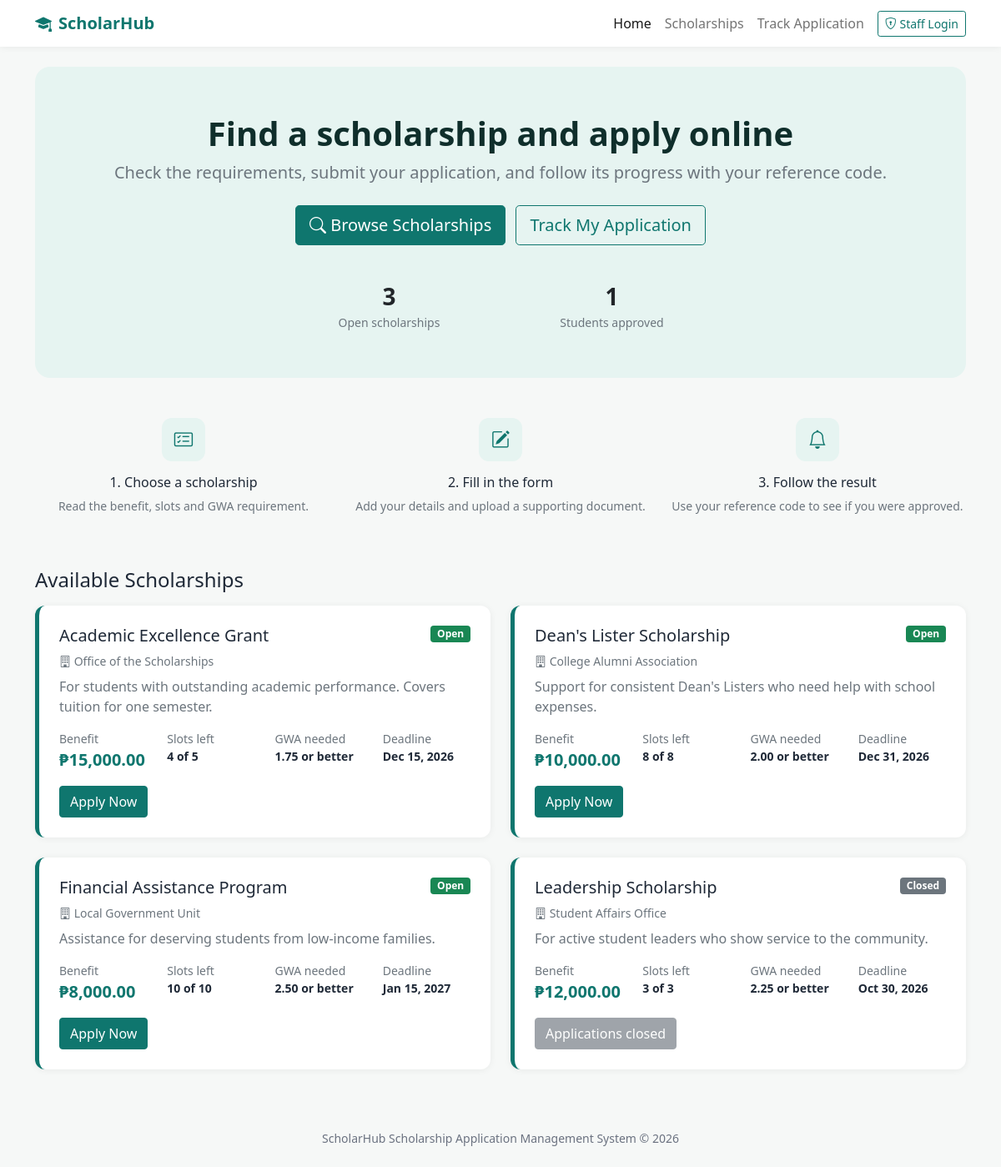
The page / on the database its author committed.
### tables this page shows
CREATE TABLE scholarships (
  scholarship_id INT AUTO_INCREMENT PRIMARY KEY,
  scholarship_name VARCHAR(120) NOT NULL,
  sponsor VARCHAR(120) NOT NULL,
  description TEXT NULL,
  benefit_amount DECIMAL(10,2) NOT NULL DEFAULT 0.00,
  slots INT NOT NULL DEFAULT 1,
  max_gwa DECIMAL(3,2) NOT NULL DEFAULT 3.00,
  deadline DATE NOT NULL,
  status ENUM('Open','Closed') NOT NULL DEFAULT 'Open'
);

### index.php (the view, shortened to what this page needs)
<?php
require_once 'includes/functions.php';
$sql = "SELECT s.*, (SELECT COUNT(*) FROM applications a WHERE a.scholarship_id = s.scholarship_id AND a.status = 'Approved') AS approved
        FROM scholarships s ORDER BY s.status, s.deadline";
$scholarships = $conn->query($sql);
$openCount = $conn->query("SELECT COUNT(*) AS total FROM scholarships WHERE status = 'Open' AND deadline >= CURDATE()")->fetch_assoc()['total'];
$grantedCount = $conn->query("SELECT COUNT(*) AS total FROM applications WHERE status = 'Approved'")->fetch_assoc()['total'];
include 'includes/header.php';
?>
<div class="hero text-center mb-5">
  <h1 class="fw-bold">Find a scholarship and apply online</h1>
  <p class="lead text-muted mb-4">Check the requirements, submit your application, and follow its progress with your reference code.</p>
  <a href="#scholarships" class="btn btn-brand btn-lg me-2"><i class="bi bi-search"></i> Browse Scholarships</a>
  <a href="track.php" class="btn btn-outline-brand btn-lg">Track My Application</a>
  <div class="row justify-content-center mt-4 g-3">
    <div class="col-6 col-md-3"><div class="fs-3 fw-bold text-dark"><?= $openCount ?></div><div class="small text-muted">Open scholarships</div></div>
    <div class="col-6 col-md-3"><div class="fs-3 fw-bold text-dark"><?= $grantedCount ?></div><div class="small text-muted">Students approved</div></div>
  </div>
</div>
<div class="row g-4 mb-5 text-center">
  <div class="col-md-4">
    <div class="icon-box mx-auto mb-3"><i class="bi bi-card-checklist"></i></div>
    <h6>1. Choose a scholarship</h6>
    <p class="text-muted small">Read the benefit, slots and GWA requirement.</p>
  </div>
  <div class="col-md-4">
    <div class="icon-box mx-auto mb-3"><i class="bi bi-pencil-square"></i></div>
    <h6>2. Fill in the form</h6>
    <p class="text-muted small">Add your details and upload a supporting document.</p>
  </div>
  <div class="col-md-4">
    <div class="icon-box mx-auto mb-3"><i class="bi bi-bell"></i></div>
    <h6>3. Follow the result</h6>
    <p class="text-muted small">Use your reference code to see if you were approved.</p>
  </div>
</div>
<h4 class="mb-3" id="scholarships">Available Scholarships</h4>
<div class="row g-4">
  <?php while ($s = $scholarships->fetch_assoc()): ?>
    <?php $open = isOpenForApplying($s); $left = max(0, $s['slots'] - $s['approved']); ?>
    <div class="col-lg-6">
      <div class="card scholar-card p-4 h-100">
        <div class="d-flex justify-content-between align-items-start mb-2">
          <h5 class="mb-0"><?= clean($s['scholarship_name']) ?></h5>
          <?= statusBadge($open ? 'Open' : 'Closed') ?>
        </div>
        <div class="text-muted small mb-2"><i class="bi bi-building"></i> <?= clean($s['sponsor']) ?></div>
        <p class="text-muted"><?= clean($s['description']) ?></p>
        <div class="row small mb-3">
          <div class="col-6 col-md-3"><div class="text-muted">Benefit</div><div class="amount"><?= peso($s['benefit_amount']) ?></div></div>
          <div class="col-6 col-md-3"><div class="text-muted">Slots left</div><strong><?= $left ?> of <?= $s['slots'] ?></strong></div>
          <div class="col-6 col-md-3"><div class="text-muted">GWA needed</div><strong><?= number_format($s['max_gwa'], 2) ?> or better</strong></div>
          <div class="col-6 col-md-3"><div class="text-muted">Deadline</div><strong><?= formatDate($s['deadline']) ?></strong></div>
        </div>
        <div class="mt-auto">
          <?php if ($open && $left > 0): ?>
            <a href="apply.php?id=<?= $s['scholarship_id'] ?>" class="btn btn-brand">Apply Now</a>
          <?php elseif ($open): ?>
            <button class="btn btn-secondary" disabled>No slots left</button>
          <?php else: ?>
            <button class="btn btn-secondary" disabled>Applications closed</button>
          <?php endif; ?>
        </div>
      </div>
    </div>
  <?php endwhile; ?>
</div>
<?php include 'includes/footer.php'; ?>

### includes/functions.php (shortened to what this page needs)
<?php
function clean($text) {
    return htmlspecialchars((string) $text, ENT_QUOTES, 'UTF-8');
}
function formatDate($date) {
    return date('M j, Y', strtotime($date));
}
function peso($amount) {
    return '&#8369;' . number_format($amount, 2);
}
function statusBadge($status) {
    $colors = array(
        'Pending' => 'secondary',
        'Under Review' => 'info text-dark',
        'Approved' => 'success',
        'Rejected' => 'danger',
        'Open' => 'success',
        'Closed' => 'secondary'
    );
    $color = isset($colors[$status]) ? $colors[$status] : 'secondary';
    return '<span class="badge bg-' . $color . '">' . clean($status) . '</span>';
}
function isOpenForApplying($s) {
    return $s['status'] == 'Open' && $s['deadline'] >= date('Y-m-d');
}

### assets/css/style.css (style rules this page uses)
:root { --brand: #0f766e; --brand-dark: #0b5d57; --brand-soft: #e6f4f1; --ink: #0f2e2b; }
body { background: #f6f8f7; color: #1f2937; }
.btn-brand { background: var(--brand); border-color: var(--brand); color: #fff; }
.btn-outline-brand { color: var(--brand); border-color: var(--brand); }
.card { border: 0; border-radius: 12px; box-shadow: 0 1px 8px rgba(0,0,0,.06); }
.hero { background: var(--brand-soft); border-radius: 18px; padding: 3.5rem 2rem; }
.hero h1 { color: var(--ink); }
.icon-box { width: 52px; height: 52px; border-radius: 12px; background: var(--brand-soft); color: var(--brand); font-size: 1.4rem; display: flex; align-items: center; justify-content: center; }
.scholar-card { border-left: 5px solid var(--brand); }
.amount { color: var(--brand); font-weight: 700; font-size: 1.25rem; }

### rows shown on the page
scholarships: scholarship_name "Academic Excellence Grant", status "Open", sponsor "Office of the Scholarships", description "For students with outstanding academic performance. Covers tuition for one semester.", benefit_amount "₱15,000.00", left "4", slots "5", max_gwa "1.75", deadline "Dec 15, 2026"
scholarships: scholarship_name "Dean's Lister Scholarship", status "Open", sponsor "College Alumni Association", description "Support for consistent Dean's Listers who need help with school expenses.", benefit_amount "₱10,000.00", slots "8", max_gwa "2.00", deadline "Dec 31, 2026"
scholarships: scholarship_name "Financial Assistance Program", status "Open", sponsor "Local Government Unit", description "Assistance for deserving students from low-income families.", benefit_amount "₱8,000.00", slots "10", max_gwa "2.50", deadline "Jan 15, 2027"
scholarships: scholarship_name "Leadership Scholarship", status "Closed", sponsor "Student Affairs Office", description "For active student leaders who show service to the community.", benefit_amount "₱12,000.00", slots "3", max_gwa "2.25", deadline "Oct 30, 2026", status "Applications closed"

### other values the page prints
$openCount "3"
$grantedCount "1"
